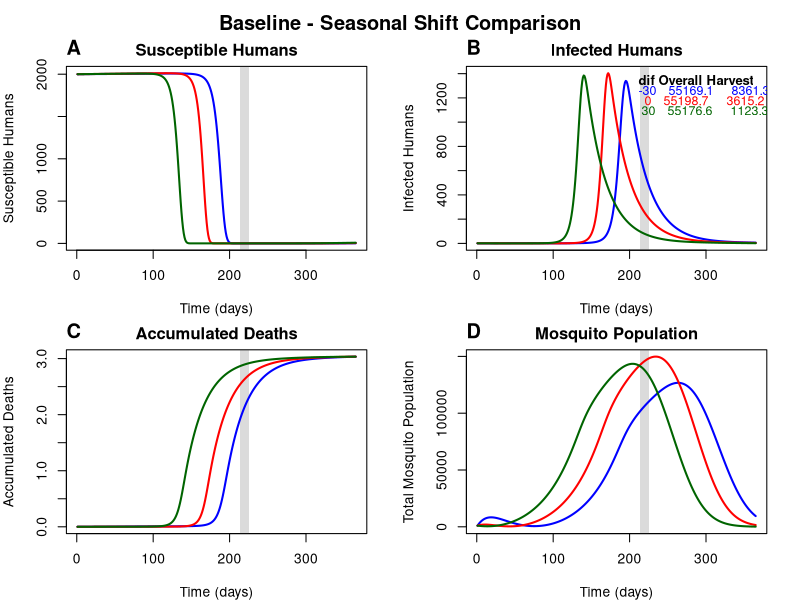

Write the R code that produced this figure.
# ===============================
# Baseline-only seasonal-shift figure (2x2)
# Panels: SH, IH(+table), DH, NM, all with harvest shading
# ===============================

# ---- (optional) set working directory for outputs ----
# setwd("C:/path/to/output")

# ---- Global parameters ----
YEARS <- 1
harvest_start <- 213
harvest_duration <- 14
CD <- 30 # unused here (DFC/HFC not simulated), kept for parity

# ---- Simulation (Baseline only) ----
run_baseline_with_dif <- function(dif_value, 
                                  years = YEARS,
                                  b_H = (30/1000)/365,
                                  beta_H = 0.000015,
                                  mu_H = (8.6/1000)/365,
                                  r = 0.037,
                                  eta_M = 2,
                                  beta_M = 0.000030,
                                  mu_M = 1/13,
                                  delta_H = 0.000055) {
  
  duration <- 365 * years
  
  # time series
  SH <- IH <- RH <- DH <- new_infH <- numeric(duration + 1)
  SM <- IM <- NM <- numeric(duration + 1)
  seasonality <- numeric(duration + 1)
  
  # initials (match your baseline block)
  SH[1] <- 2000; IH[1] <- 1; RH[1] <- 0; DH[1] <- 0; new_infH[1] <- 0
  SM[1] <- 1000; IM[1] <- 0; NM[1] <- 1000
  
  # seasonality
  seasonality[1] <- 0.5 * cos(((2 * pi)/365) * (1 + 150 + dif_value)) + 0.5
  
  for (t in 1:duration) {
    # seasonality (shifted by dif)
    seasonality[t + 1] <- 0.5 * cos(((2 * pi)/365) * ((t + 1) + 150 + dif_value)) + 0.5
    
    # humans (baseline)
    inf_flow <- min(SH[t], beta_H * IM[t] * SH[t]) # new infections today
    rec_flow <- r * IH[t]
    
    SH[t + 1] <- max(0, SH[t] + (SH[t] + IH[t] + RH[t]) * b_H - inf_flow - mu_H * SH[t])
    IH[t + 1] <- max(0, IH[t] + inf_flow - rec_flow - mu_H * IH[t] - delta_H * IH[t])
    RH[t + 1] <- max(0, RH[t] + rec_flow - mu_H * RH[t])
    DH[t + 1] <- DH[t] + delta_H * IH[t]
    new_infH[t + 1] <- inf_flow
    
    # mosquitoes (baseline)
    # NOTE: births proportional to **current** SH+IH for stronger coupling.
    # If you want constant (initial) coupling, switch SH[t]+IH[t] -> SH[1]+IH[1]
    new_mosq <- (IH[t] + SH[t]) * eta_M * seasonality[t]
    inf_m_flow <- min(SM[t], beta_M * IH[t] * SM[t])
    death_term <- (mu_M * (1 - seasonality[t]))
    
    SM[t + 1] <- max(0, SM[t] + new_mosq - inf_m_flow - death_term * SM[t])
    IM[t + 1] <- max(0, IM[t] + inf_m_flow - death_term * IM[t])
    NM[t + 1] <- SM[t + 1] + IM[t + 1]
  }
  
  list(
    dif = dif_value,
    SH_timeseries = SH,
    IH_timeseries = IH,
    RH_timeseries = RH,
    DH_timeseries = DH,
    NM_timeseries = NM,
    new_infH_timeseries = new_infH,
    # "overall human infection" as IH person-days (prevalence, matches your DFC/HFC tables)
    total_IH_persondays = sum(IH, na.rm = TRUE),
    # Optionally, also expose total incidence (cases) if needed:
    total_incidence = sum(new_infH, na.rm = TRUE),
    seasonality = seasonality
  )
}

# ---- Harvest-window helpers ----
harvest_IH_persondays <- function(IH, hs = harvest_start, hd = harvest_duration) {
  s <- hs; e <- hs + hd - 1
  idx <- s:e
  idx <- idx[idx >= 1 & idx <= length(IH)]
  if (length(idx) == 0) return(NA_real_)
  sum(IH[idx], na.rm = TRUE)
}

# If you prefer cases instead of person-days:
# harvest_cases <- function(new_inf, hs = harvest_start, hd = harvest_duration) {
#   s <- hs; e <- hs + hd - 1
#   idx <- s:e
#   idx <- idx[idx >= 1 & idx <= length(new_inf)]
#   if (length(idx) == 0) return(NA_real_)
#   sum(new_inf[idx], na.rm = TRUE)
# }

# ---- Robust plotting helpers ----
safe_series <- function(x, idx) {
  if (is.null(x)) return(numeric(0))
  n <- length(x)
  if (n == 0) return(numeric(0))
  idx2 <- idx[idx >= 1 & idx <= n]
  y <- suppressWarnings(as.numeric(x[idx2]))
  y[is.finite(y)]
}

get_ylim <- function(results_list, field, idx) {
  y <- unlist(lapply(names(results_list), function(k) {
    res <- results_list[[k]]
    safe_series(res[[field]], idx)
  }))
  if (length(y) == 0) c(0, 1) else c(0, max(y))
}

shade_harvest <- function() {
  usr <- par("usr")
  rect(harvest_start, usr[3], harvest_start + harvest_duration - 1, usr[4], 
       col = rgb(0.3, 0.3, 0.3, 0.2), border = NA)
}

# ---- Sims to compare ----
dif_levels <- c(-30, 0, 30)
colors <- c("blue", "red", "darkgreen")
line_types <- c(1, 1, 1) # solid, dashed, dotted
time_days <- 1:(365 * YEARS)

baseline_results <- setNames(vector("list", length(dif_levels)), as.character(dif_levels))
for (dif_val in dif_levels) {
  cat("Running baseline for dif =", dif_val, "...\n")
  baseline_results[[as.character(dif_val)]] <- run_baseline_with_dif(dif_val)
}

# ---- Build inline legend table data (IH person-days) ----
table_data_base <- do.call(rbind, lapply(dif_levels, function(dv) {
  base <- baseline_results[[as.character(dv)]]
  data.frame(
    dif = dv,
    overall_infections = round(base$total_IH_persondays, 1), # IH person-days
    harvest_infections = round(harvest_IH_persondays(base$IH_timeseries), 1) # IH person-days in harvest
    # If using cases instead:
    # harvest_infections = round(harvest_cases(base$new_infH_timeseries), 1)
  )
}))

print(table_data_base)

# ---- Determine y-limits robustly ----
ylim_SH <- get_ylim(baseline_results, "SH_timeseries", time_days)
ylim_IH <- get_ylim(baseline_results, "IH_timeseries", time_days)
ylim_DH <- get_ylim(baseline_results, "DH_timeseries", time_days)
ylim_NM <- get_ylim(baseline_results, "NM_timeseries", time_days)

# ---- Plot: 2x2 with harvest shading and inline table on IH panel ----
png("baseline_seasonal_shift_comparison_2x2-10-22-25.png", 
    width = 10, height = 8, units = "in", res = 300)
par(mfrow = c(2, 2), mar = c(4, 4, 2, 2), oma = c(0, 0, 2, 0))

# Panel 1: Susceptible Humans (SH)
plot(1, type = "n", xlim = c(1, max(time_days)), ylim = ylim_SH,
     xlab = "Time (days)", ylab = "Susceptible Humans", 
     main = "Susceptible Humans")
mtext("A", side=3, adj=0, line=0.5, font=2, cex=1.2) # <— label top-left
shade_harvest()
for (i in seq_along(dif_levels)) {
  key <- as.character(dif_levels[i])
  y <- safe_series(baseline_results[[key]]$SH_timeseries, time_days)
  x <- seq_along(y)
  if (length(y)) lines(x, y, col = colors[i], lty = line_types[i], lwd = 2)
}

# Panel 2: Infected Humans (IH) + inline table
plot(1, type = "n", xlim = c(1, max(time_days)), ylim = ylim_IH,
     xlab = "Time (days)", ylab = "Infected Humans", 
     main = "Infected Humans")
mtext("B", side=3, adj=0, line=0.5, font=2, cex=1.2)
shade_harvest()
for (i in seq_along(dif_levels)) {
  key <- as.character(dif_levels[i])
  y <- safe_series(baseline_results[[key]]$IH_timeseries, time_days)
  x <- seq_along(y)
  if (length(y)) lines(x, y, col = colors[i], lty = line_types[i], lwd = 2)
}

# Inline table (dif, Overall, Harvest)
legend_x <- max(time_days) * 0.55
legend_y <- 0.95 * max(1, ylim_IH[2])
line_h <- 0.06 * max(1, ylim_IH[2])

text(legend_x, legend_y, "dif Overall Harvest", font = 2, cex = 0.95, pos = 4)
for (i in seq_len(nrow(table_data_base))) {
  ry <- legend_y - i * line_h
  text(legend_x, ry, 
       sprintf("%3d %10.1f %11.1f", 
               table_data_base$dif[i], 
               table_data_base$overall_infections[i], 
               table_data_base$harvest_infections[i]),
       col = colors[i], cex = 0.9, pos = 4)
}

# Panel 3: Accumulated Deaths (DH)
plot(1, type = "n", xlim = c(1, max(time_days)), ylim = ylim_DH,
     xlab = "Time (days)", ylab = "Accumulated Deaths", 
     main = "Accumulated Deaths")
mtext("C", side=3, adj=0, line=0.5, font=2, cex=1.2)
shade_harvest()
for (i in seq_along(dif_levels)) {
  key <- as.character(dif_levels[i])
  y <- safe_series(baseline_results[[key]]$DH_timeseries, time_days)
  x <- seq_along(y)
  if (length(y)) lines(x, y, col = colors[i], lty = line_types[i], lwd = 2)
}

# Panel 4: Mosquito Total Population (NM)
plot(1, type = "n", xlim = c(1, max(time_days)), ylim = ylim_NM,
     xlab = "Time (days)", ylab = "Total Mosquito Population", 
     main = "Mosquito Population")
mtext("D", side=3, adj=0, line=0.5, font=2, cex=1.2)
shade_harvest()
for (i in seq_along(dif_levels)) {
  key <- as.character(dif_levels[i])
  y <- safe_series(baseline_results[[key]]$NM_timeseries, time_days)
  x <- seq_along(y)
  if (length(y)) lines(x, y, col = colors[i], lty = line_types[i], lwd = 2)
}

mtext("Baseline - Seasonal Shift Comparison", outer = TRUE, cex = 1.2, font = 2)
dev.off()
